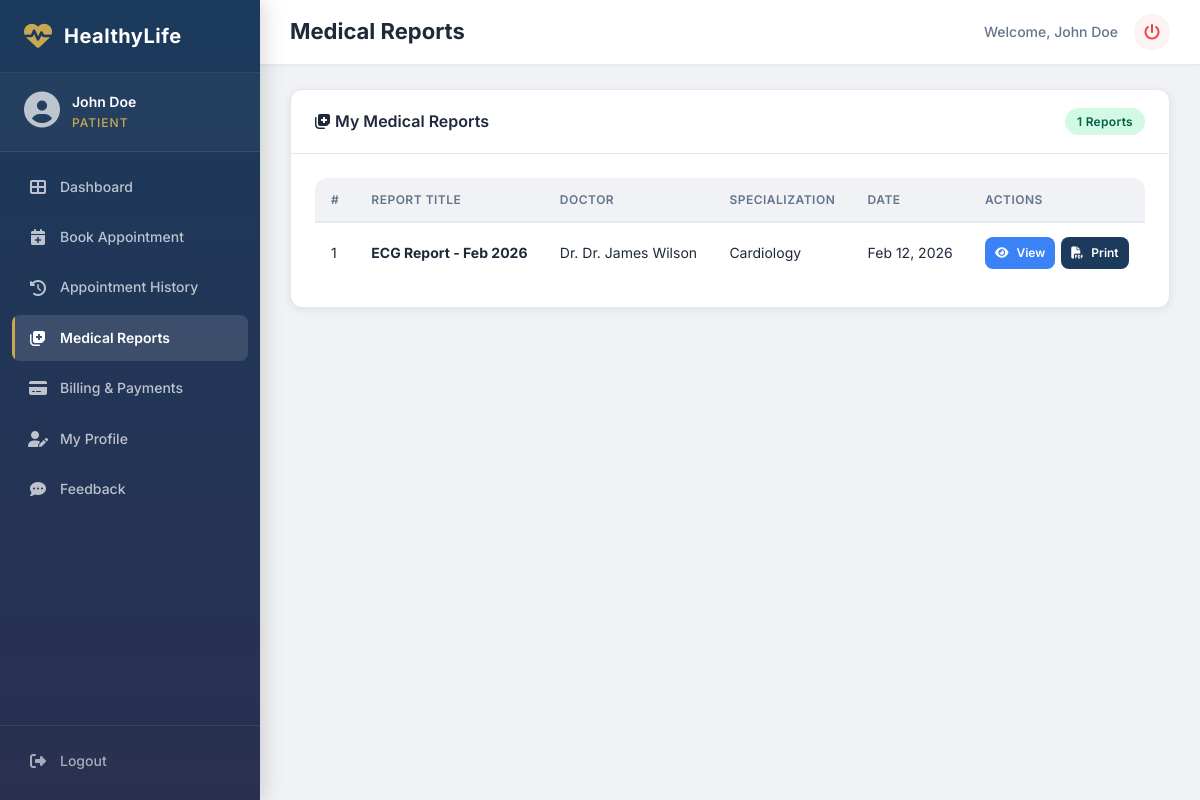
Screenshot of /patient/medical_reports.php (signed in) with the database file from the repository.
### tables this page shows
CREATE TABLE IF NOT EXISTS `medical_reports` (
  `id` INT AUTO_INCREMENT PRIMARY KEY,
  `patient_id` INT NOT NULL,
  `doctor_id` INT NOT NULL,
  `report_title` VARCHAR(200) NOT NULL,
  `report_description` TEXT DEFAULT NULL,
  `file_path` VARCHAR(255) DEFAULT NULL,
  `created_at` TIMESTAMP DEFAULT CURRENT_TIMESTAMP,
  FOREIGN KEY (`patient_id`) REFERENCES `users`(`id`) ON DELETE CASCADE,
  FOREIGN KEY (`doctor_id`) REFERENCES `users`(`id`) ON DELETE CASCADE
);

CREATE TABLE IF NOT EXISTS `users` (
  `id` INT AUTO_INCREMENT PRIMARY KEY,
  `full_name` VARCHAR(100) NOT NULL,
  `email` VARCHAR(150) NOT NULL UNIQUE,
  `password` VARCHAR(255) NOT NULL,
  `role` ENUM('admin','doctor','patient','receptionist') NOT NULL DEFAULT 'patient',
  `phone` VARCHAR(20) DEFAULT NULL,
  `gender` ENUM('male','female','other') DEFAULT NULL,
  `date_of_birth` DATE DEFAULT NULL,
  `address` TEXT DEFAULT NULL,
  `profile_image` VARCHAR(255) DEFAULT NULL,
  `specialization` VARCHAR(100) DEFAULT NULL,
  `consulting_hours` VARCHAR(100) DEFAULT NULL,
  `consulting_days` VARCHAR(255) DEFAULT NULL,
  `consulting_fee` DECIMAL(10,2) DEFAULT NULL,
  `is_active` TINYINT(1) NOT NULL DEFAULT 1,
  `created_at` TIMESTAMP DEFAULT CURRENT_TIMESTAMP,
  `updated_at` TIMESTAMP DEFAULT CURRENT_TIMESTAMP ON UPDATE CURRENT_TIMESTAMP
);

### patient/medical_reports.php (the view, shortened to what this page needs)
<?php
require_once __DIR__ . '/../middleware/check_login.php';
$userId = $_SESSION['user_id'];
$reports = $conn->query("
    SELECT mr.*, d.full_name as doctor_name, d.specialization
    FROM medical_reports mr
    JOIN users d ON mr.doctor_id = d.id
    WHERE mr.patient_id = $userId
    ORDER BY mr.created_at DESC
");
require_once __DIR__ . '/../includes/header.php';
require_once __DIR__ . '/../includes/sidebar.php';
?>
<div class="card">
    <div class="card-header">
        <h2><i class="fas fa-notes-medical"></i> My Medical Reports</h2>
        <span class="badge badge-approved"><?php echo $reports->num_rows; ?> Reports</span>
    </div>
    <div class="card-body">
        <?php if ($reports->num_rows > 0): ?>
        <div class="table-responsive">
            <table>
                <thead>
                    <tr>
                        <th>#</th>
                        <th>Report Title</th>
                        <th>Doctor</th>
                        <th>Specialization</th>
                        <th>Date</th>
                        <th>Actions</th>
                    </tr>
                </thead>
                <tbody>
                    <?php $n=1; while ($r = $reports->fetch_assoc()): ?>
                    <tr>
                        <td data-label="#"><?php echo $n++; ?></td>
                        <td data-label="Report Title"><strong><?php echo htmlspecialchars($r['report_title']); ?></strong></td>
                        <td data-label="Doctor">Dr. <?php echo htmlspecialchars($r['doctor_name']); ?></td>
                        <td data-label="Specialization"><?php echo htmlspecialchars($r['specialization']); ?></td>
                        <td data-label="Date"><?php echo date('M d, Y', strtotime($r['created_at'])); ?></td>
                        <td data-label="Actions">
                            <div class="action-btns">
                                <button class="btn btn-info btn-sm" onclick="viewReport(<?php echo htmlspecialchars(json_encode($r)); ?>)">
                                    <i class="fas fa-eye"></i> View
                                </button>
                                <a href="<?php echo APP_URL; ?>/patient/download_report.php?id=<?php echo $r['id']; ?>" target="_blank" class="btn btn-primary btn-sm">
                                    <i class="fas fa-file-pdf"></i> Print
                                </a>
                            </div>
                        </td>
                    </tr>
                    <?php endwhile; ?>
                </tbody>
            </table>
        </div>
        <?php else: ?>
            <div class="empty-state"><i class="fas fa-notes-medical"></i><p>No medical reports found</p></div>
        <?php endif; ?>
    </div>
</div>
<?php require_once __DIR__ . '/../includes/footer.php'; ?>

### includes/includes.css (style rules this page uses)
:root { --theme-primary: #1a1f3d; --theme-primary-light: #2a3050; --sidebar-width: 260px; --sidebar-collapsed: 0px; --topbar-height: 65px; --border-radius: 12px; --border-radius-sm: 8px; --shadow-sm: 0 2px 8px rgba(0, 0, 0, 0.08); --shadow-md: 0 4px 16px rgba(0, 0, 0, 0.12); --shadow-lg: 0 8px 32px rgba(0, 0, 0, 0.16); --transition: all 0.3s cubic-bezier(0.4, 0, 0.2, 1); --font-family: 'Inter', -apple-system, BlinkMacSystemFont, sans-serif; --color-success: #10b981; --color-danger: #ef4444; --color-warning: #f59e0b; --color-info: #3b82f6; --bg-body: #f0f2f5; --bg-card: #ffffff; --text-primary: #1e293b; --text-secondary: #64748b; --text-muted: #94a3b8; --border-color: #e2e8f0; --gold-accent: #c8a951; --bg-light: #f8fafc; --text-accent: #6366f1; }
*, *::before, *::after { margin: 0; padding: 0; box-sizing: border-box; }
body { font-family: var(--font-family); background: var(--bg-body); color: var(--text-primary); line-height: 1.6; overflow-x: hidden; -webkit-text-size-adjust: 100%; }
a { text-decoration: none; color: inherit; }
.card { background: var(--bg-card); border-radius: var(--border-radius); box-shadow: var(--shadow-sm); border: 1px solid var(--border-color); transition: var(--transition); overflow: hidden; }
.card-header { padding: 18px 24px; border-bottom: 1px solid var(--border-color); display: flex; align-items: center; justify-content: space-between; gap: 12px; flex-wrap: wrap; }
.card-header h2 { font-size: 16px; font-weight: 600; color: var(--text-primary); }
.card-body { padding: 24px; }
.table-responsive { overflow-x: auto; border-radius: var(--border-radius); -webkit-overflow-scrolling: touch; }
table { width: 100%; border-collapse: collapse; min-width: 600px; }
table thead th { background: var(--bg-body); padding: 12px 16px; text-align: left; font-size: 12px; font-weight: 600; text-transform: uppercase; letter-spacing: 0.5px; color: var(--text-secondary); border-bottom: 2px solid var(--border-color); white-space: nowrap; }
table tbody td { padding: 14px 16px; font-size: 14px; border-bottom: 1px solid var(--border-color); color: var(--text-primary); vertical-align: middle; }
table tbody tr { transition: var(--transition); }
table tbody tr:last-child td { border-bottom: none; }
.badge { display: inline-flex; align-items: center; padding: 4px 12px; border-radius: 20px; font-size: 12px; font-weight: 600; letter-spacing: 0.3px; white-space: nowrap; }
.badge-approved { background: #d1fae5; color: #065f46; }
.btn { display: inline-flex; align-items: center; gap: 8px; padding: 10px 20px; border-radius: var(--border-radius-sm); font-size: 14px; font-weight: 600; cursor: pointer; border: none; transition: var(--transition); font-family: var(--font-family); text-decoration: none; white-space: nowrap; justify-content: center; }
.btn-primary { background: var(--theme-primary); color: #fff; }
.btn-info { background: var(--color-info); color: #fff; }
.btn-sm { padding: 6px 14px; font-size: 12px; }
.action-btns { display: flex; gap: 6px; flex-wrap: wrap; }
.action-btns .btn { padding: 6px 10px; font-size: 12px; }

### patient/patient.css (style rules this page uses)
:root { --patient-primary: #1b3a5c; --patient-primary-light: #2a4f7a; --patient-accent: #6bc5a0; }

### rows the page displays
medical_reports: report_title "ECG Report - Feb 2026", doctor.full_name "Dr. James Wilson", doctor.specialization "Cardiology", created_at "Feb 12, 2026"

### other values shown
$_SESSION['full_name'] "John Doe"
$role "PATIENT"
$pageTitle "Medical Reports"
$reports->num_rows "1"
